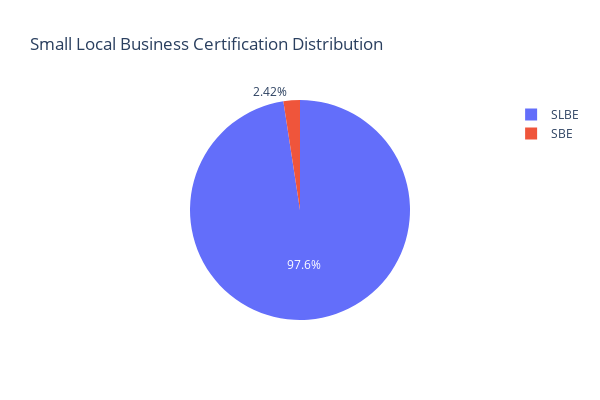

Here is the notebook cell this chart was saved with:
### Markdown cell above
##### **3.6 Small Local Business Certification Distribution**

This analysis illustrates the Distribution of Small Local Business Certifications among businesses in District 7. Small local business certifications indicate that a business meets certain criteria as a small, locally owned enterprise, often eligible for local support programs. This pie chart shows the proportion of businesses that have obtained this certification, offering insights into the presence of small, locally focused businesses within the district.

### Code cell
small_local_cert_dist = df_district7_new['small_local_cert'].value_counts().reset_index()
small_local_cert_dist.columns = ['Small Local Certification', 'Count']
fig_small_local_cert = px.pie(small_local_cert_dist, names='Small Local Certification', values='Count',
                              title='Small Local Business Certification Distribution')
fig_small_local_cert.update_layout(width=600, height=400)
fig_small_local_cert.show()

### Figure 1 — Plotly figure (JSON) as saved in the notebook; plotly's stock layout.template omitted (floating-point values rounded to 4 significant figures)
{"data": [{"domain": {"x": [0, 1], "y": [0, 1]}, "hovertemplate": "Small Local Certification=%{label}<br>Count=%{value}<extra></extra>", "labels": ["SLBE", "SBE"], "legendgroup": "", "name": "", "showlegend": true, "type": "pie", "values": [121, 3]}], "layout": {"height": 400, "legend": {"tracegroupgap": 0}, "title": {"text": "Small Local Business Certification Distribution"}, "width": 600}}
